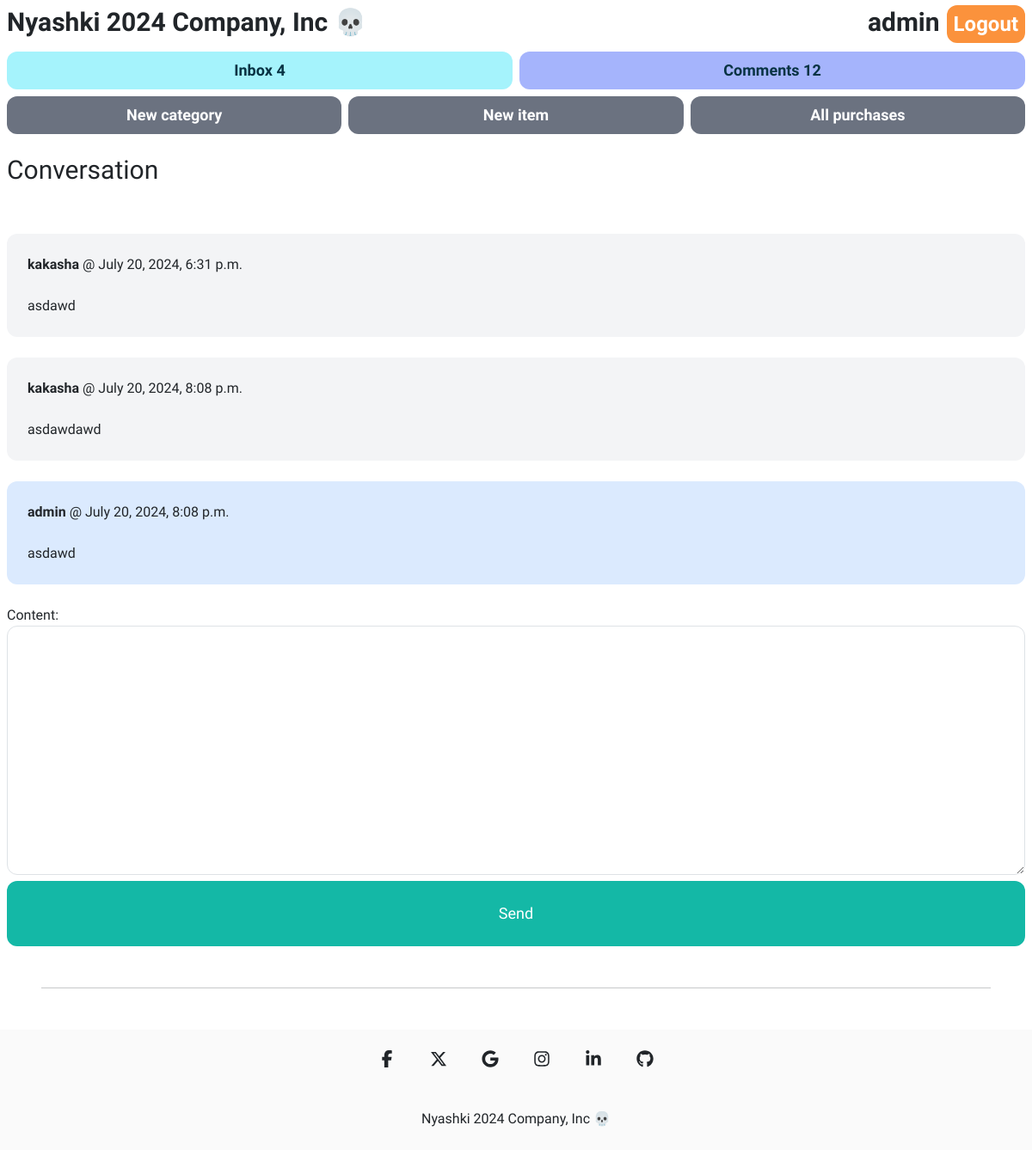
The app's page /inbox/4/ (signed in), older data.
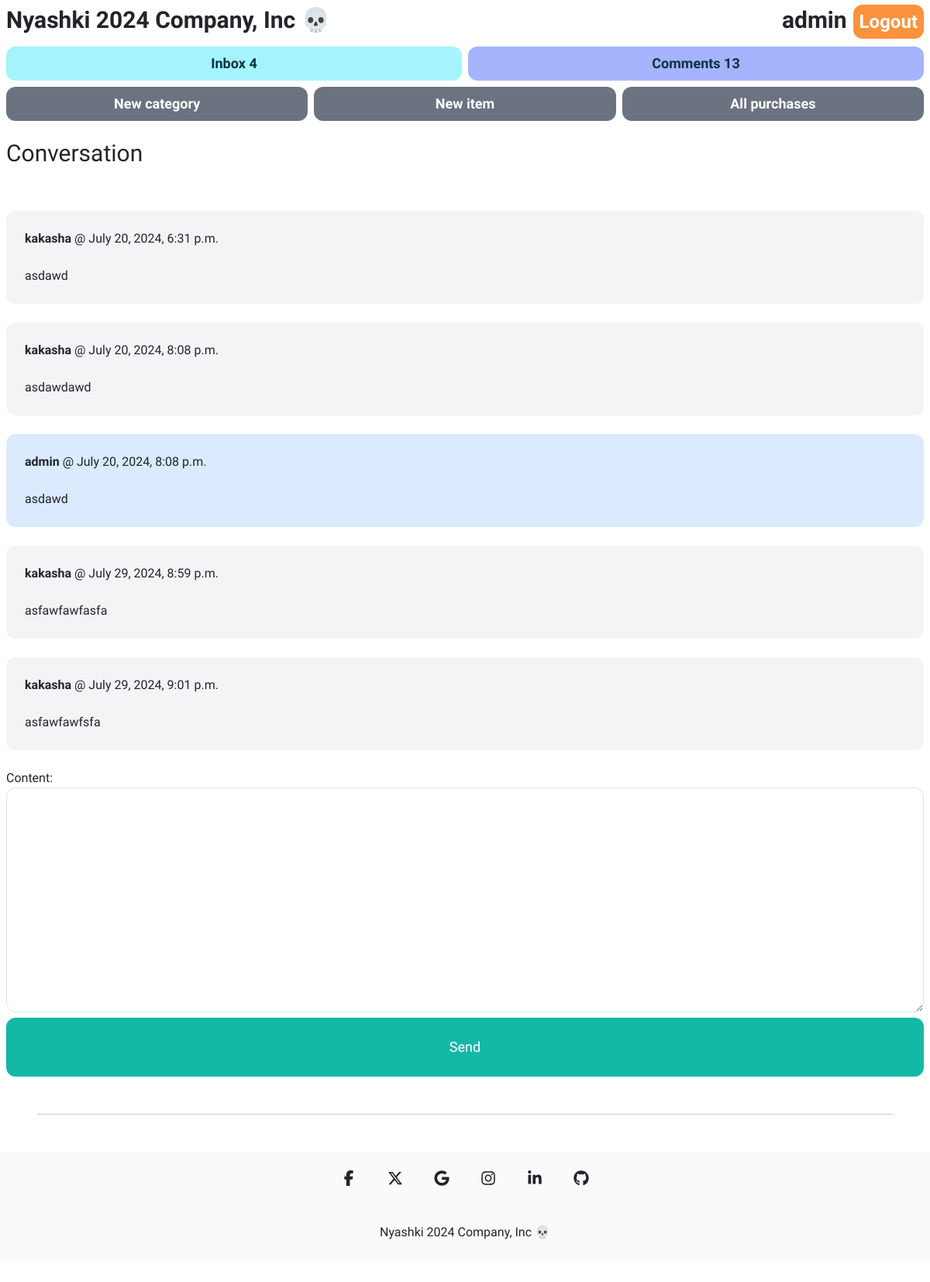
The same page, newer data.
### item/models.py (models this page shows)
class Comment(models.Model):
    user = models.ForeignKey(User, related_name='comments', on_delete=models.CASCADE)
    description = models.TextField()
    created_at = models.DateTimeField()
    class Meta:
        ordering = ('-created_at',)

### conversation/models.py (models this page shows)
class ConversationMessage(models.Model):
    conversation = models.ForeignKey(Conversation, related_name='messages', on_delete=models.CASCADE)
    content = models.TextField()
    created_at = models.DateTimeField(auto_now_add=True)
    created_by = models.ForeignKey(User, related_name='created_messages', on_delete=models.CASCADE)

### conversation/views.py (the view)
# urls.py: path('<int:pk>/', views.detail, name='detail'),
@login_required
def detail(request, pk):
    conversation = Conversation.objects.filter(members__in=[request.user.id]).get(pk=pk)
    if request.method == 'POST':
        form = ConversationMessageForm(request.POST)
        if form.is_valid():
            conversation_message = form.save(commit=False)
            conversation_message.conversation = conversation
            conversation_message.created_by = request.user
            conversation_message.save()
            conversation.save()
            return redirect('conversation:detail', pk=pk)
    else:
        form = ConversationMessageForm()
    return render(request, 'conversation/detail.html', {
        'conversation': conversation,
        'form': form
    })

### conversation/forms.py
class ConversationMessageForm(forms.ModelForm):
    class Meta:
        model = ConversationMessage
        fields = ('content',)
        widgets = {
            'content': forms.Textarea(attrs={
                'class': 'w-full py-4 px-6 rounded-xl border dark:bg-zinc-500'
            })
        }

### conversation/templates/conversation/detail.html (shortened to what this page needs)
{% extends 'core/base.html' %}
{% block content %}
<h1 class="mb-6 text-3xl mt-4 dark:text-white">Conversation</h1>
<div class="space-y-6">
    {% for message in conversation.messages.all %}
        <div class="p-6 flex {% if message.created_by == request.user %}bg-blue-100{% else %}bg-gray-100 dark:bg-zinc-500 dark:text-white{% endif %} rounded-xl">
            <div>
                <p class="mb-4"><strong>{{ message.created_by.username }}</strong> @ {{ message.created_at }}</p>
                <p>{{ message.content }}</p>
            </div>
        </div>
    {% endfor %}
</div>
<form method="post" action="." class="mt-6 dark:text-white dark:text-white">
    {{ form.as_p }}
    <button class="w-full text-center py-4 px-8 text-lg bg-teal-500 hover:bg-teal-700 rounded-xl text-white">Send</button>
</form>
{% endblock %}

### core/templates/core/base.html (shortened to what the changed rows need)
{% load static %}
<!doctype html>
<html>
    <head>
        <link rel="stylesheet" href="{% static 'core/css/mdb.min.css' %}">
        <script src="https://cdn.tailwindcss.com"></script>
        <link href="https://cdn.jsdelivr.net/npm/bootstrap@5.3.3/dist/css/bootstrap.min.css" rel="stylesheet">
        <link rel="stylesheet" href="{% static 'core/css/main.css' %}">
    </head>
    <body class="dark:bg-zinc-700">
        <nav class="py-2 px-2 flex justify-between items-center dark:text-white">
            <div class="space-x-1">
              {% if request.user.is_authenticated %}
              <strong class="md:text-3xl text-sm font-semibold">{{request.user.username}}</strong>
              <a href="{% url 'core:logout' %}" class="px-2 py-2 md:text-2xl text-sm font-semibold bg-orange-400 text-white rounded-xl hover:bg-orange-600">Logout</a>
              {% endif %}
            </div>
          </nav>
          {% if request.user.is_authenticated %}
          <div class="grid grid-cols-2 gap-2 mt-2 px-2">
            <a href="{% url 'conversation:inbox' %}" class="text-center px-2 py-2 text-lg font-semibold bg-cyan-200 text-cyan-950 hover:text-white rounded-xl hover:bg-cyan-400">Inbox {{ request.user.conversations.all | length }}</a>
              <a href="{% url 'item:all_comments' %}" class="text-center px-2 py-2 text-lg font-semibold bg-indigo-300 text-cyan-950 hover:text-white rounded-xl hover:bg-indigo-400">Comments {{ request.user.comments.all | length }}</a>
          </div>
          {% endif %}
        <div class="px-2">
            {% block content %}
            {% endblock %}
        </div>
    </body>
</html>

Row changes from the older to the newer data that the page shows:
added ConversationMessage: created_by.username "kakasha", created_at "July 29, 2024, 8:59 p.m.", content "asfawfawfasfa"
added ConversationMessage: created_by.username "kakasha", created_at "July 29, 2024, 9:01 p.m.", content "asfawfawfsfa"
Text that changed along with them:
{{ request.user.comments.all | length }}: "12" → "13"
